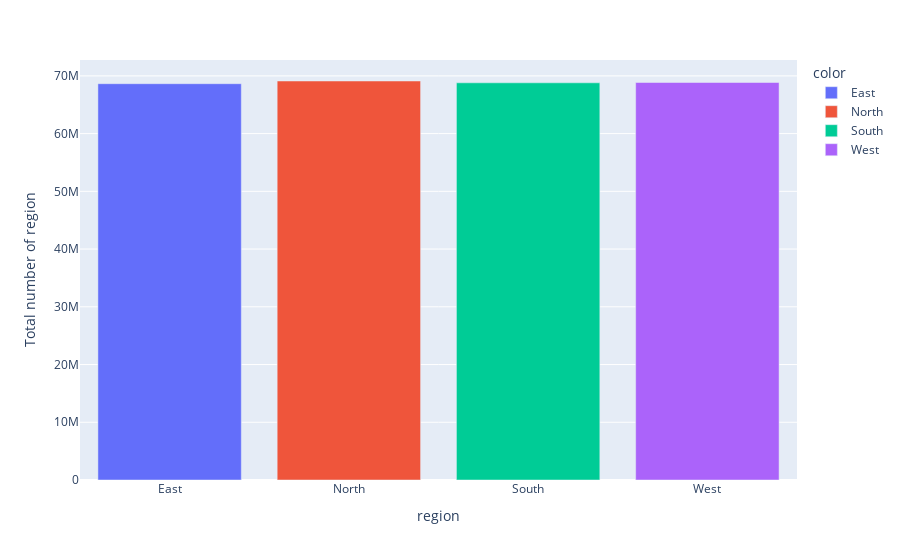

This figure's notebook cell:
### Code cell
px.bar(x=df.groupby('region')['sales_amount'].sum().index , y=df.groupby('region')['sales_amount'].sum().values ,
       color =df.groupby('region')['sales_amount'].sum().index , 
       labels={"x":"region" , "y":"Total number of region"}
               )

### Figure 1 — Plotly figure (JSON) as saved in the notebook; plotly's stock layout.template omitted (floating-point values rounded to 4 significant figures)
{"data": [{"alignmentgroup": "True", "hovertemplate": "color=East<br>region=%{x}<br>Total number of region=%{y}<extra></extra>", "legendgroup": "East", "marker": {"color": "#636efa", "pattern": {"shape": ""}}, "name": "East", "offsetgroup": "East", "orientation": "v", "showlegend": true, "textposition": "auto", "type": "bar", "x": ["East"], "xaxis": "x", "y": [68647492], "yaxis": "y"}, {"alignmentgroup": "True", "hovertemplate": "color=North<br>region=%{x}<br>Total number of region=%{y}<extra></extra>", "legendgroup": "North", "marker": {"color": "#EF553B", "pattern": {"shape": ""}}, "name": "North", "offsetgroup": "North", "orientation": "v", "showlegend": true, "textposition": "auto", "type": "bar", "x": ["North"], "xaxis": "x", "y": [69113022], "yaxis": "y"}, {"alignmentgroup": "True", "hovertemplate": "color=South<br>region=%{x}<br>Total number of region=%{y}<extra></extra>", "legendgroup": "South", "marker": {"color": "#00cc96", "pattern": {"shape": ""}}, "name": "South", "offsetgroup": "South", "orientation": "v", "showlegend": true, "textposition": "auto", "type": "bar", "x": ["South"], "xaxis": "x", "y": [68801481], "yaxis": "y"}, {"alignmentgroup": "True", "hovertemplate": "color=West<br>region=%{x}<br>Total number of region=%{y}<extra></extra>", "legendgroup": "West", "marker": {"color": "#ab63fa", "pattern": {"shape": ""}}, "name": "West", "offsetgroup": "West", "orientation": "v", "showlegend": true, "textposition": "auto", "type": "bar", "x": ["West"], "xaxis": "x", "y": [68853774], "yaxis": "y"}], "layout": {"autosize": true, "barmode": "relative", "legend": {"title": {"text": "color"}, "tracegroupgap": 0}, "margin": {"t": 60}, "xaxis": {"anchor": "y", "autorange": true, "domain": [0, 1], "range": [-0.5, 3.5], "title": {"text": "region"}, "type": "category"}, "yaxis": {"anchor": "x", "autorange": true, "domain": [0, 1], "range": [0, 72750000.0], "title": {"text": "Total number of region"}, "type": "linear"}}}
